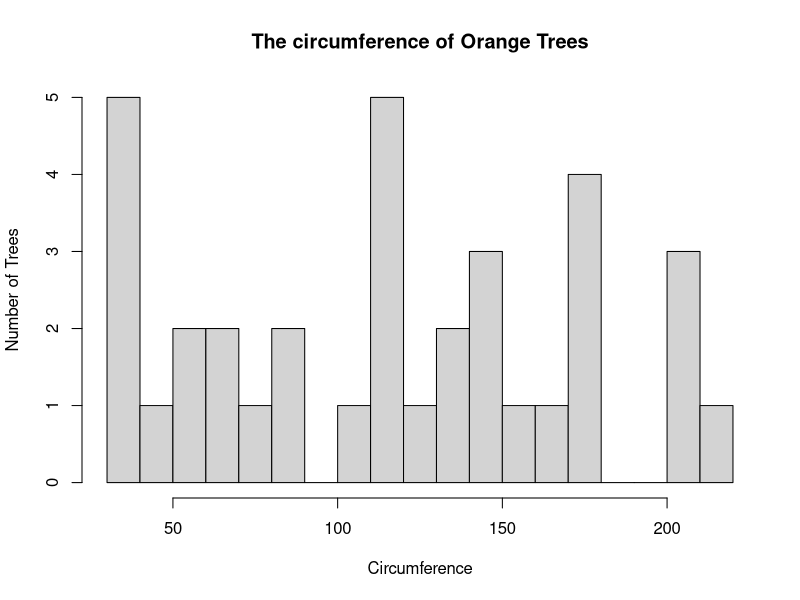
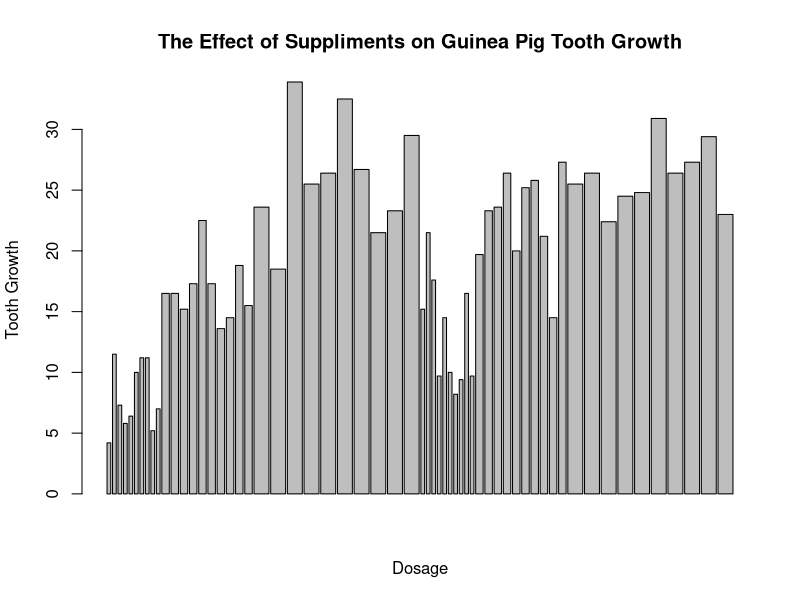
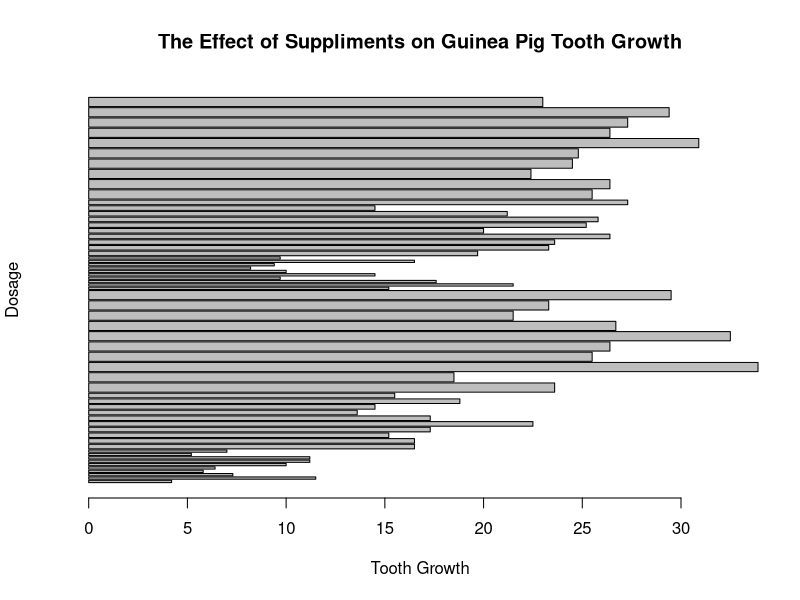
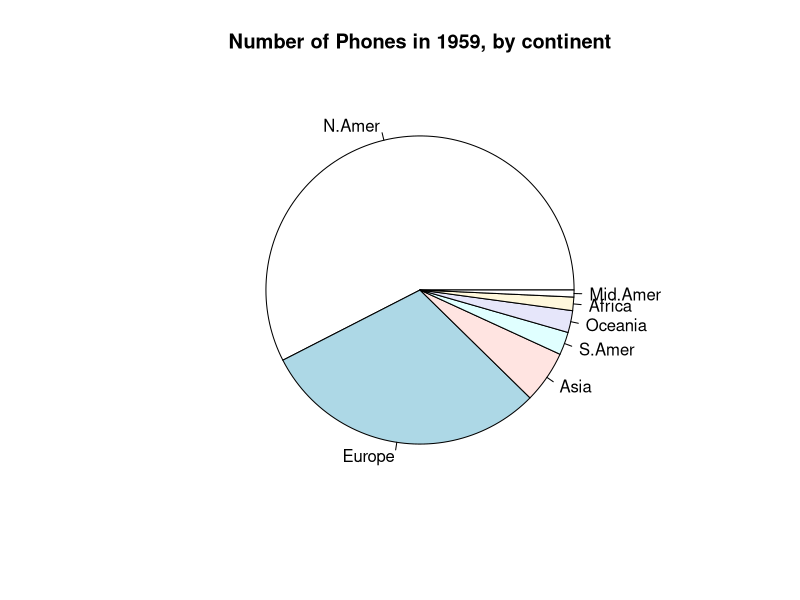
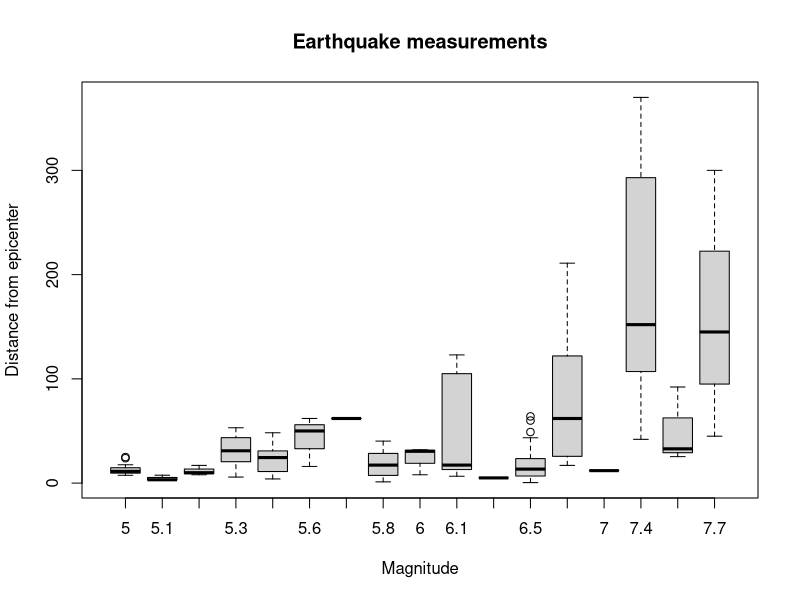
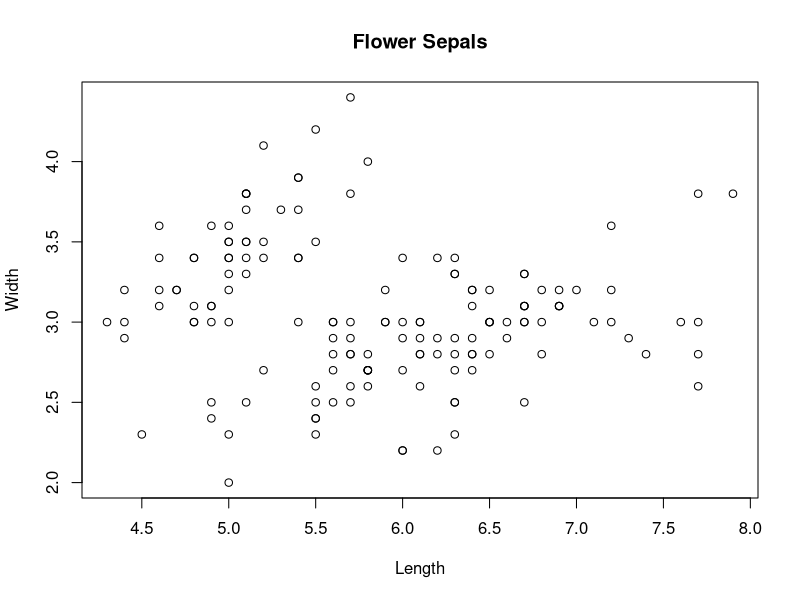
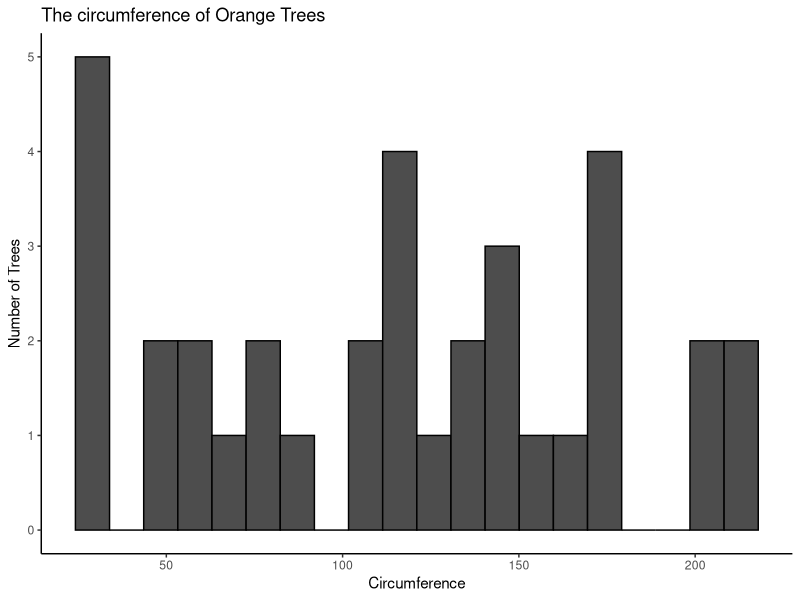
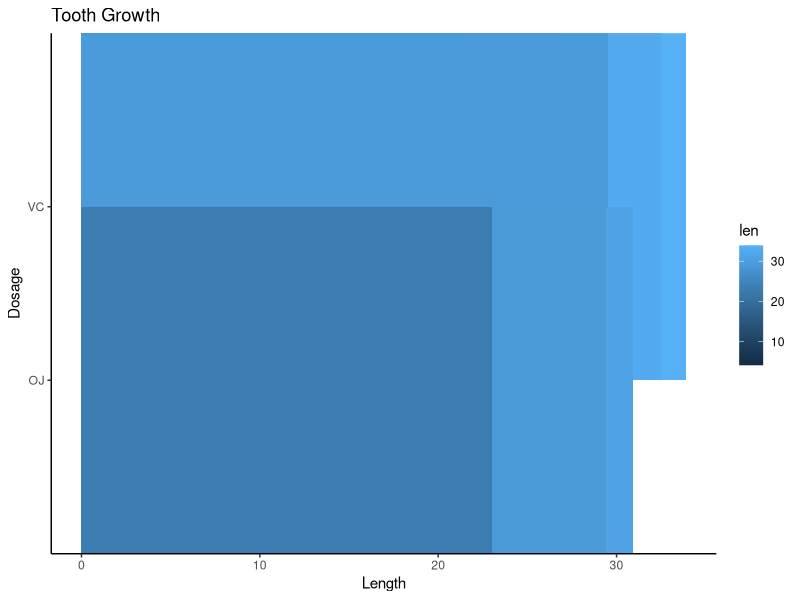

Write R code to recreate these figures, in order.
## ---- chunk 1
library(ggplot2)
knitr::opts_chunk$set(echo = TRUE)


## ---- chunk 2

#histogram

hist(Orange$circumference, breaks = 20,
     xlab = "Circumference",
     main = "The circumference of Orange Trees",
     ylab = "Number of Trees")

#Barchart
##vertical

barplot(height = ToothGrowth$len, width = ToothGrowth$dose,
        xlab = "Dosage", ylab = "Tooth Growth", main = "The Effect of Suppliments on Guinea Pig Tooth Growth")

##horizontal

barplot(height = ToothGrowth$len, width = ToothGrowth$dose,
        xlab = "Tooth Growth", ylab = "Dosage", main = "The Effect of Suppliments on Guinea Pig Tooth Growth", horiz = T)

#Piechart

pie(
  WorldPhones[5,],
  main = "Number of Phones in 1959, by continent"
)

#Boxplot

boxplot(attenu$dist ~ attenu$mag,
        xlab = "Magnitude",
        ylab = "Distance from epicenter",
        main = "Earthquake measurements"
  
)

#Scatterplot

plot(iris$Sepal.Length, iris$Sepal.Width,
     xlab = "Length",
     ylab = "Width",
     main = "Flower Sepals"

)


## ---- chunk 3

#histogram

ggplot(data = Orange, aes(x = Circumfrence) ) +
  geom_histogram(aes(x = circumference), bins = 20, color="black", fill="grey30") +
  theme_classic() +
  labs(title="The circumference of Orange Trees", x = "Circumference", y = "Number of Trees")
  

#Barchart
##vertical

ggplot(data = ToothGrowth, aes(x = len, y = supp, width = dose)) +
  geom_bar(aes(fill = len), stat="identity", position="identity") +
  theme_classic() +
  labs(title="Tooth Growth", x = "Length", y = "Dosage")


#Scatterplot

ggplot(data = iris) +
  geom_point(aes(x = Sepal.Length, y = Sepal.Width)) +
  theme_classic() +
  labs(title="Flower Sepals", x = "Length", y = "Width")






